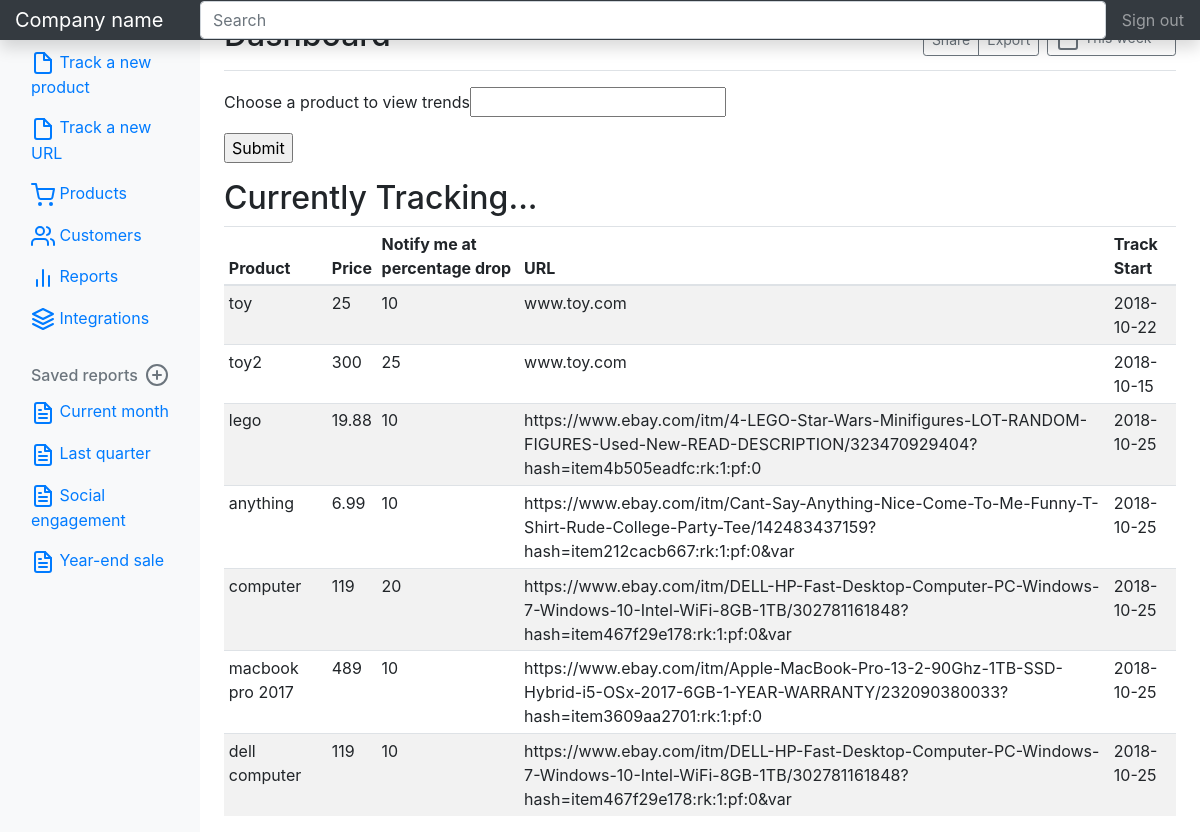
Before: /homepage (signed in) with the older database file.
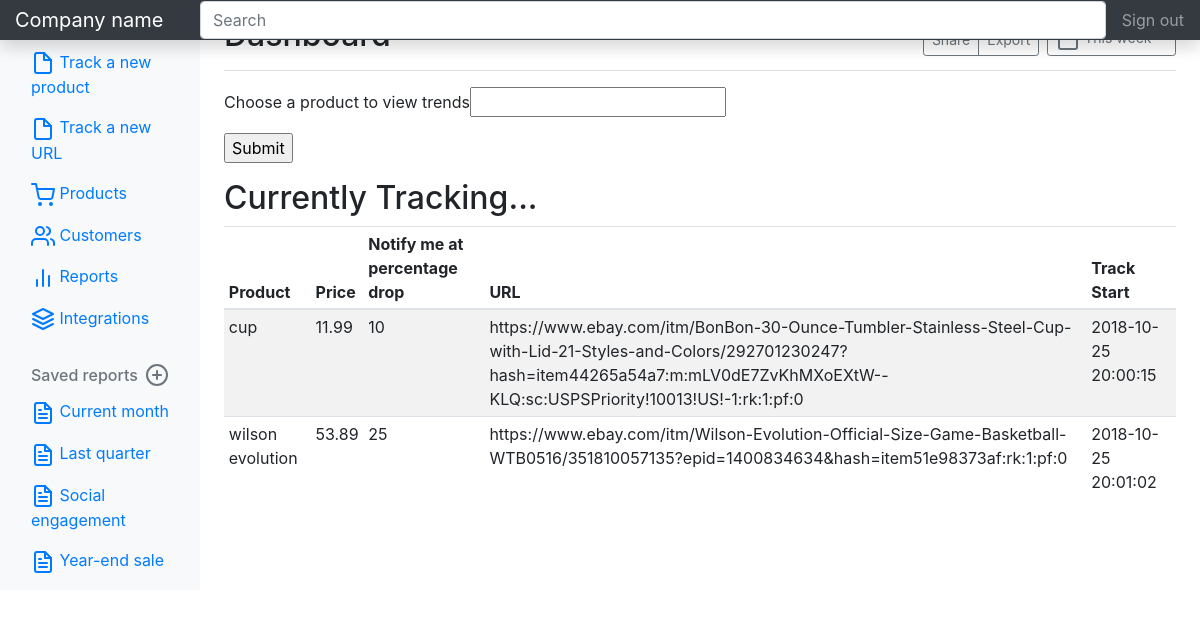
After: the same page with the newer database file.
### tables this page shows
CREATE TABLE original(
                pk INTEGER PRIMARY KEY AUTOINCREMENT,
                username VARCHAR,
                product VARCHAR,
                price INTEGER,
                percentage INTEGER,
                url VARCHAR,
                date TEXT);

### run/src/controllers/homepage.py (the view)
@controller.route('/homepage', methods=['POST','GET'])
def home():
    if 'username' in session:
        username = session['username']
        info = homepage.get_table_info(username)
        if request.method == 'POST':
            product = request.form['product']
            x_data, y_data = homepage.generate_graph_data(product)
            info = homepage.get_table_info(username)
            if len(y_data) > 1:
                time_string = homepage.generate_graph(x_data, y_data, product)
                return render_template('homepage.html', product = product+time_string, info=info)
            else:
                return render_template('homepage.html', info=info, response= "Not enough data to represent accurate trends. Please try again later.")
        else:
            return render_template('homepage.html',info=info)
    else:
        return redirect('/')

### run/src/models/homepage.py (called while the page is built)
def get_table_info(username):
    with Database('dealbase.db') as db:
        db.execute("""SELECT * FROM original WHERE username=?;""",(username,))
        info = db.fetchall()
        return info

### run/src/models/orm.py (called while the page is built)
    def __enter__(self):
        return self.cursor

    def __exit__(self,exc_type,exc_val, exc_tb):
        if self.connection:
            self.connection.commit()
            self.connection.close()

### run/src/templates/homepage.html (shortened to what this page needs)
<!doctype html>
<html lang="en">
  <head>
    <link href="https://getbootstrap.com/docs/4.1/dist/css/bootstrap.min.css" rel="stylesheet">
    <link href="https://getbootstrap.com/docs/4.1/examples/dashboard/dashboard.css" rel="stylesheet">
  </head>
  <body>
    <nav class="navbar navbar-dark fixed-top bg-dark flex-md-nowrap p-0 shadow">
      <a class="navbar-brand col-sm-3 col-md-2 mr-0" href="#">Company name</a>
      <input class="form-control form-control-dark w-100" type="text" placeholder="Search" aria-label="Search">
      <ul class="navbar-nav px-3">
        <li class="nav-item text-nowrap">
          <a class="nav-link" href="/logout">Sign out</a>
        </li>
      </ul>
    </nav>
    <div class="container-fluid">
      <div class="row">
        <nav class="col-md-2 d-none d-md-block bg-light sidebar">
          <div class="sidebar-sticky">
            <ul class="nav flex-column">
              <li class="nav-item">
                <a class="nav-link active" href="/homepage">
                </a>
              </li>
              <li class="nav-item">
                <a class="nav-link" href="/add-product">
                  <span data-feather="file"></span>
                  Track a new product
                </a>
              </li>
              <li class="nav-item">
                <a class="nav-link" href="/add-url">
                  <span data-feather="file"></span>
                  Track a new URL
                </a>
              </li>
              <li class="nav-item">
                <a class="nav-link" href="#">
                  <span data-feather="shopping-cart"></span>
                  Products
                </a>
              </li>
              <li class="nav-item">
                <a class="nav-link" href="#">
                  <span data-feather="users"></span>
                  Customers
                </a>
              </li>
              <li class="nav-item">
                <a class="nav-link" href="#">
                  <span data-feather="bar-chart-2"></span>
                  Reports
                </a>
              </li>
              <li class="nav-item">
                <a class="nav-link" href="#">
                  <span data-feather="layers"></span>
                  Integrations
                </a>
              </li>
            </ul>
            <h6 class="sidebar-heading d-flex justify-content-between align-items-center px-3 mt-4 mb-1 text-muted">
              <span>Saved reports</span>
              <a class="d-flex align-items-center text-muted" href="#">
                <span data-feather="plus-circle"></span>
              </a>
            </h6>
            <ul class="nav flex-column mb-2">
              <li class="nav-item">
                <a class="nav-link" href="#">
                  <span data-feather="file-text"></span>
                  Current month
                </a>
              </li>
              <li class="nav-item">
                <a class="nav-link" href="#">
                  <span data-feather="file-text"></span>
                  Last quarter
                </a>
              </li>
              <li class="nav-item">
                <a class="nav-link" href="#">
                  <span data-feather="file-text"></span>
                  Social engagement
                </a>
              </li>
              <li class="nav-item">
                <a class="nav-link" href="#">
                  <span data-feather="file-text"></span>
                  Year-end sale
                </a>
              </li>
            </ul>
          </div>
        </nav>
        <main role="main" class="col-md-9 ml-sm-auto col-lg-10 px-4">
          <div class="d-flex justify-content-between flex-wrap flex-md-nowrap align-items-center pt-3 pb-2 mb-3 border-bottom">
            <h1 class="h2">Dashboard</h1>
            <div class="btn-toolbar mb-2 mb-md-0">
              <div class="btn-group mr-2">
                <button class="btn btn-sm btn-outline-secondary">Share</button>
                <button class="btn btn-sm btn-outline-secondary">Export</button>
              </div>
              <button class="btn btn-sm btn-outline-secondary dropdown-toggle">
              </button>
            </div>
          </div>
             {% block graph %}
             <form method = "post">
              <p>Choose a product to view trends<input type = "text" name = "product" /></p>
              <p><input type = "submit" value = "Submit" /></p>
            </form>
            {% endblock graph %}
          <h2>Currently Tracking...</h2>
          <div class="table-responsive">
            <table class="table table-striped table-sm">
              <thead>
                <tr>
                  <th>Product</th>
                  <th>Price</th>
                  <th>Notify me at percentage drop</th>
                  <th>URL</th>
                  <th>Track Start</th>
                </tr>
              </thead>
              <tbody>
                {% for each in info %}
                <tr>
                  <td>{{each[2]}}</td>
                  <td>{{each[3]}}</td>
                  <td>{{each[4]}}</td>
                  <td>{{each[5]}}</td>
                  <td>{{each[6]}}</td>
                </tr>
                {% endfor %}
              </tbody>
            </table>
          </div>
        </main>
      </div>
    </div>
  </body>
</html>

Changed rows visible on the page:
removed original: product "lego", price "19.88", percentage "10", url "https://www.ebay.com/itm/4-LEGO-Star-Wars-Minifigures-LOT-RANDOM-FIGURES-Used-New-READ-DESCRIPTION/323470929404?hash=item4b505eadfc:rk:1:pf:0", date "2018-10-25"
removed original: product "anything", price "6.99", percentage "10", url "https://www.ebay.com/itm/Cant-Say-Anything-Nice-Come-To-Me-Funny-T-Shirt-Rude-College-Party-Tee/142483437159?hash=item212cacb667:rk:1:pf:0&var", date "2018-10-25"
removed original: product "computer", price "119", percentage "20", url "https://www.ebay.com/itm/DELL-HP-Fast-Desktop-Computer-PC-Windows-7-Windows-10-Intel-WiFi-8GB-1TB/302781161848?hash=item467f29e178:rk:1:pf:0&var", date "2018-10-25"
removed original: product "macbook pro 2017", price "489", percentage "10", url "https://www.ebay.com/itm/Apple-MacBook-Pro-13-2-90Ghz-1TB-SSD-Hybrid-i5-OSx-2017-6GB-1-YEAR-WARRANTY/232090380033?hash=item3609aa2701:rk:1:pf:0", date "2018-10-25"
removed original: product "dell computer", price "119", percentage "10", url "https://www.ebay.com/itm/DELL-HP-Fast-Desktop-Computer-PC-Windows-7-Windows-10-Intel-WiFi-8GB-1TB/302781161848?hash=item467f29e178:rk:1:pf:0&var", date "2018-10-25"
changed original: product "toy" → "cup"; price "25" → "11.99"; url "www.toy.com" → "https://www.ebay.com/itm/BonBon-30-Ounce-Tumbler-Stainless-Steel-Cup-with-Lid-21-Styles-and-Colors/292701230247?hash=item44265a54a7:m:mLV0dE7ZvKhMXoEXtW--KLQ:sc:USPSPriority!10013!US!-1:rk:1:pf:0"; date "2018-10-22" → "2018-10-25 20:00:15"
changed original: product "toy2" → "wilson evolution"; price "300" → "53.89"; url "www.toy.com" → "https://www.ebay.com/itm/Wilson-Evolution-Official-Size-Game-Basketball-WTB0516/351810057135?epid=1400834634&hash=item51e98373af:rk:1:pf:0"; date "2018-10-15" → "2018-10-25 20:01:02"
